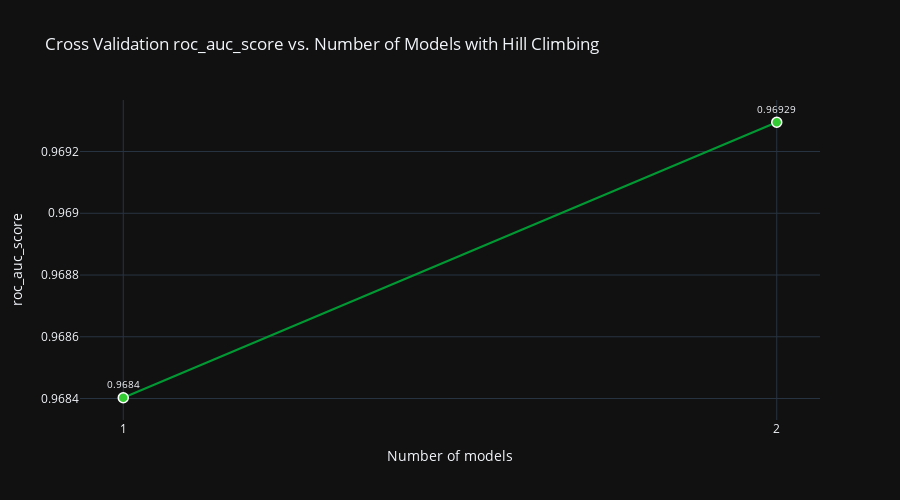

The notebook cell saved with this chart:
### Code cell
hc_test_pred_probs, hc_oof_pred_probs = climb_hill(
    train=train, 
    oof_pred_df=pd.DataFrame(oof_pred_probs), 
    test_pred_df=pd.DataFrame(test_pred_probs),
    target='loan_status',
    objective='maximize', 
    eval_metric=partial(roc_auc_score),
    negative_weights=True, 
    precision=0.001, 
    plot_hill=True, 
    plot_hist=False,
    return_oof_preds=True
)

### Figure 1 — Plotly figure (JSON) as saved in the notebook; plotly's stock layout.template omitted (floating-point values rounded to 4 significant figures)
{"data": [{"hovertemplate": "Number of Models: %{x}<br>CV: %{y}", "legendgroup": "", "line": {"color": "#009933", "dash": "solid"}, "marker": {"color": "#33cc33", "line": {"color": "#FFFFFF", "width": 1.5}, "size": 10, "symbol": "circle"}, "mode": "lines+markers+text", "name": "", "orientation": "v", "showlegend": false, "text": [0.9684, 0.9693], "textfont": {"size": 10}, "textposition": "top center", "type": "scatter", "x": [1, 2], "xaxis": "x", "y": [0.9684, 0.9693], "yaxis": "y"}], "layout": {"autosize": false, "height": 500, "legend": {"tracegroupgap": 0}, "title": {"text": "Cross Validation roc_auc_score vs. Number of Models with Hill Climbing"}, "width": 900, "xaxis": {"anchor": "y", "autorange": true, "domain": [0, 1], "range": [0.9338, 2.066], "tickmode": "array", "tickvals": [1, 2], "title": {"text": "Number of models"}, "type": "linear"}, "yaxis": {"anchor": "x", "autorange": true, "domain": [0, 1], "range": [0.9683, 0.9694], "title": {"text": "roc_auc_score"}, "type": "linear"}}}
